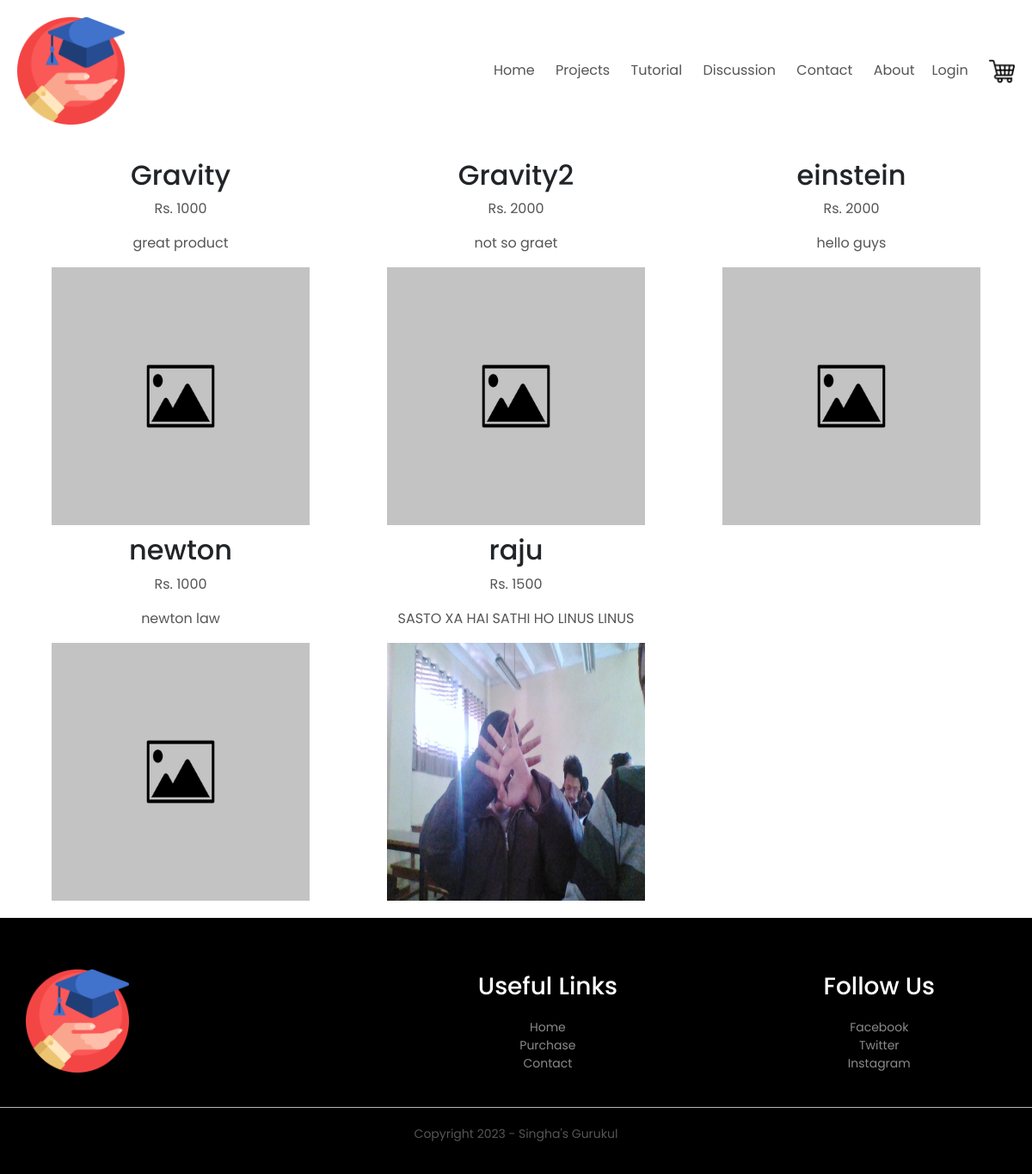
/purchase, run on the app's committed database.
### nic_app/models.py (models this page shows, shortened)
class Instrument(models.Model):
    name = models.CharField(max_length=50)
    price = models.IntegerField()
    description = models.TextField()
    image = models.ImageField(upload_to='images/instruments/', default=default_image)

### nic_app/views.py (the view)
# urls.py: path('purchase', purchase, name='purchase'),
def purchase(request):
    instruments=Instrument.objects.all()
    return render(request, 'purchase.html', {'instruments':instruments})

### templates/purchase.html (shortened to what this page needs)
{% extends "header.html" %}
{% load static %}
{%block content%}
<div class="projects__container">
  <div>
  {% include 'navbar.html' %}
  </div>
  <div class="projects__item">
  {% for item in instruments %}
  <div>
      <h2>{{ item.name }}</h2>
      <p>Rs. {{ item.price }}</p>
      <p>{{ item.description }}</p>
      <img src="{{ item.image.url }}" width="300" height="300" alt="{{item.name}}">
  </div>
  {% endfor %}
  </div>
  <div>
  {% include 'footer.html' %}
  </div>
  </div>
{%endblock%}

### static/styles/style.css (style rules this page uses)
* { margin: 0; padding: 0; box-sizing: border-box; }
body { font-family: 'Poppins', sans-serif; max-width: 100%; }
p { color: #555; }
.projects__item { display: grid; grid-template-columns: repeat(3, 1fr); grid-template-rows: auto; grid-gap: 10px; text-align: center; padding: 20px; }

### data on the page
Instrument: name "Gravity", price "1000", description "great product", image (placeholder picture)
Instrument: name "Gravity2", price "2000", description "not so graet", image (placeholder picture)
Instrument: name "einstein", price "2000", description "hello guys", image (placeholder picture)
Instrument: name "newton", price "1000", description "newton law", image (placeholder picture)
Instrument: name "raju", price "1500", description "SASTO XA HAI SATHI HO LINUS LINUS", image (picture)
